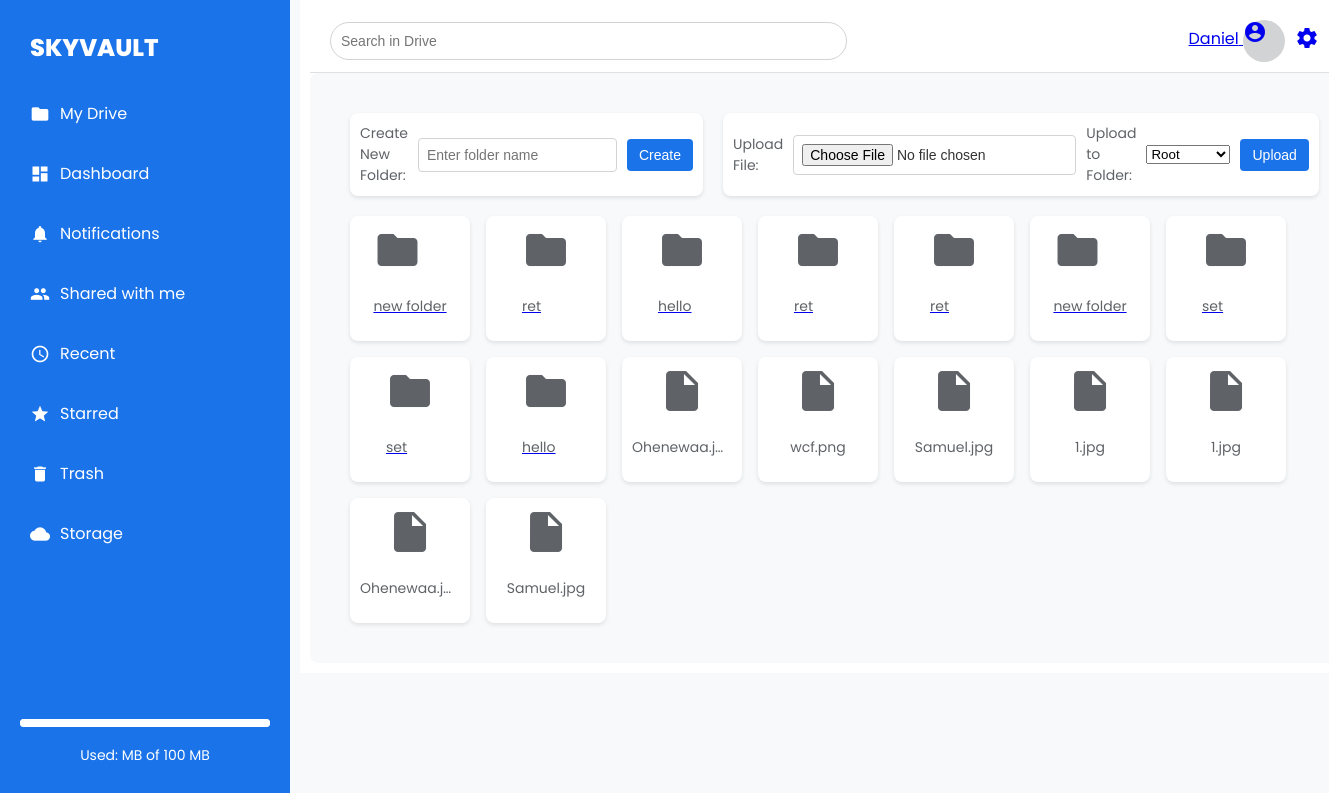
/vault/ (signed in), run on the app's committed database.
### vault/models.py (models this page shows, shortened)
class Folder(models.Model):
    user = models.ForeignKey(User, on_delete=models.CASCADE)
    name = models.CharField(max_length=255)
    parent_folder = models.ForeignKey('self', on_delete=models.CASCADE, blank=True, null=True, related_name='subfolders')
    created_at = models.DateTimeField(auto_now_add=True)

class File(models.Model):
    user = models.ForeignKey(User, on_delete=models.CASCADE)
    folder = models.ForeignKey(Folder, on_delete=models.CASCADE, blank=True, null=True, related_name='files')
    name = models.CharField(max_length=255)
    uploaded_file = models.FileField(upload_to='user_files/')
    size = models.PositiveIntegerField()  # Size in bytes
    trashed = models.BooleanField(default=False)
    shared_with = models.ManyToManyField(User, related_name='shared_files', blank=True)
    created_at = models.DateTimeField(auto_now_add=True)
    starred = models.BooleanField(default=False)

### vault/views.py (the view, shortened to what this page needs)
# urls.py: path("", views.vault_home, name="vault_home"),
@login_required
def vault_home(request):
    folders = Folder.objects.filter(user=request.user)
    files = File.objects.filter(user=request.user, trashed=False)
    folder_form = FolderForm()
    file_form = FileUploadForm()
    return render(request, 'vault/vault.html', {
        'folders': folders,
        'files': files,
        'folder_form': folder_form,
        'file_form': file_form,
    })

### vault/forms.py
class FolderForm(forms.ModelForm):
    class Meta:
        model = Folder
        fields = ['name']

class FileUploadForm(forms.ModelForm):
    class Meta:
        model = File
        fields = ['uploaded_file']

### vault/templatetags/custom_filters.py (called while the page is built)
@register.filter
def endswith(value, arg):
    return value.lower().endswith(arg.split(','))

### templates/vault/vault.html (shortened to what this page needs)
{% extends 'base.html' %}
{% load static %}
{% load custom_filters %}
{% block content %}
<div class="drive-container">
    <div class="drive-header">
        <form method="post" action="{% url 'create_folder' %}" enctype="multipart/form-data">
            <label for="folder_name">Create New Folder:</label>
            <input type="text" name="folder_name" id="folder_name" placeholder="Enter folder name" required>
            <button type="submit">Create</button>
        </form>
        <form method="post" action="{% url 'upload_file' %}" enctype="multipart/form-data">
            <label for="uploaded-file">Upload File:</label>
            <input type="file" name="uploaded_file" id="uploaded-file" required>
            <label for="folder">Upload to Folder:</label>
            <select name="folder_id" id="folder">
                <option value="">Root</option>
            </select>
            <button type="submit">Upload</button>
        </form>
    </div>
    {% include "vault/_file_grid.html" with folders=folders files=files %}
</div>
{% endblock %}

### templates/base.html (shortened to what this page needs)
{% load static %}
<!DOCTYPE html>
<html lang="en">
<head>
    <link rel="stylesheet" href="{% static 'base.css' %}?=v2">
</head>
<body>
    <div class="sidebar" id="sidebar">
        <div class="logo">
            <span class="logo-text">SKYVAULT</span>
        </div>
        <ul>
            <li><a href="{% url 'vault_home' %}"><span class="material-icons">folder</span> My Drive</a></li>
            <li><a href="{% url 'dashboard' %}"><span class="material-icons">dashboard</span> Dashboard</a></li>
            <li><a href="{% url 'notification_list' %}"><span class="material-icons">notifications</span> Notifications</a></li>
            <li><a href="{% url 'shared_view' %}"><span class="material-icons">people</span> Shared with me</a></li>
            <li><a href="{% url 'recent_files' %}"><span class="material-icons">access_time</span> Recent</a></li>
            <li><a href="{% url 'starred_files' %}"><span class="material-icons">star</span> Starred</a></li>
            <li><a href="{% url 'trash_view' %}"><span class="material-icons">delete</span> Trash</a></li>
            <li><a href="{% url 'storage_info' %}"><span class="material-icons">cloud</span> Storage</a></li>
        </ul>
        <div class="storage-info">
            <progress value="{{ user_profile.used_space }}" max="100"></progress>
            <p>Used: {{ user_profile.used_space }} MB of 100 MB</p>
        </div>
    </div>
    <div class="main-content">
        <div class="top-bar">
            <input type="text" placeholder="Search in Drive" class="search-input">
            <div class="profile">
              <a href="{% url 'profile_view' %}">
                  <span>{{ user.username }}</span>
                  {% if user_profile.profile_picture %}
                      <img src="{{ user_profile.profile_picture.url }}" alt="Profile Picture" class="avatar">
                  {% else %}
                      <span class="material-icons avatar">account_circle</span>
                  {% endif %}
              </a>
              <a href="{% url 'update_profile_view' %}">
                  <span class="material-icons">settings</span>
              </a>
          </div>
        </div>
        <div class="content">
            {% block content %}{% endblock %}
        </div>
    </div>
</body>
</html>

### templates/vault/_file_grid.html
{% load custom_filters %}
<div class="file-grid">
  {% for folder in folders %}
  <div class="file-item">
      <a href="{% url 'view_folder' folder.id %}">
          <span class="material-icons">folder</span>
          <p>{{ folder.name }}</p>
      </a>
  </div>
  {% endfor %}
  {% for file in files %}
  <div class="file-item">
      {% if file.uploaded_file.name|lower|endswith:".jpg" or file.uploaded_file.name|lower|endswith:".png" %}
          <img src="{{ file.uploaded_file.url }}" alt="{{ file.name }}" class="file-icon">
      {% else %}
          <span class="material-icons">insert_drive_file</span>
      {% endif %}
      <p>{{ file.name }}</p>
  </div>
  {% endfor %}
</div>

### static/base.css (style rules this page uses)
body { font-family: 'Poppins', sans-serif; color: #333; margin: 0; display: flex; background-color: #F8F9FA; }
.sidebar { width: 250px; background-color: #1a73e8; color: #ffffff; padding: 20px; display: flex; flex-direction: column; position: fixed; top: 0; bottom: 0; transition: width 0.3s; }
.logo { display: flex; align-items: center; justify-content: left; margin: 10px; }
.logo-text { font-size: 24px; font-weight: 800; color: #ffffff; transition: font-size 0.4s; }
.sidebar ul { list-style: none; padding: 0; }
.sidebar ul li { margin-bottom: 15px; }
.sidebar ul li a { color: #ffffff; text-decoration: none; display: flex; align-items: center; font-size: 16px; padding: 10px; border-radius: 8px; transition: background-color 0.2s; }
.sidebar ul li a .material-icons { margin-right: 10px; font-size: 20px; }
.sidebar .storage-info { margin-top: auto; text-align: center; color: #ffffff; }
.sidebar .storage-info p { font-size: 14px; }
.sidebar .storage-info progress { width: 100%; height: 8px; -webkit-appearance: none; appearance: none; background-color: #ffffff; border-radius: 4px; }
.main-content { margin-left: 300px; width: calc(100% - 300px); padding: 10px; transition: margin-left 0.3s, width 0.3s; background-color: #ffffff; }
.top-bar { display: flex; justify-content: space-between; align-items: center; padding: 10px 20px; background-color: #ffffff; border-bottom: 1px solid #e0e0e0; }
.profile { display: flex; align-items: center; gap: 10px; color: #5f6368; }
.profile .avatar { width: 42px; height: 42px; border-radius: 50%; background-color: #d1d3d4; }
.search-input { border: 1px solid #d1d3d4; border-radius: 20px; padding: 10px; width: 50%; font-size: 14px; }
.content { background-color: #f8f9fa; padding: 20px; border-radius: 8px; }
.drive-container { display: flex; flex-direction: column; padding: 20px; }
.drive-header { display: flex; gap: 20px; margin-bottom: 20px; }
.drive-header form { display: flex; align-items: center; gap: 10px; background-color: #ffffff; padding: 10px; border-radius: 8px; box-shadow: 0 2px 4px rgba(0, 0, 0, 0.1); }
.drive-header label { font-size: 14px; color: #5f6368; }
.drive-header input[type="text"], .drive-header input[type="file"] { padding: 8px; font-size: 14px; border: 1px solid #d1d3d4; border-radius: 4px; }
.drive-header button { padding: 8px 12px; background-color: #1a73e8; color: white; font-size: 14px; border: none; border-radius: 4px; cursor: pointer; }
.file-grid { display: grid; grid-template-columns: repeat(auto-fit, minmax(120px, 20px)); gap: 16px; }
.file-item { display: flex; flex-direction: column; align-items: center; background-color: #ffffff; padding: 10px; border-radius: 8px; box-shadow: 0 2px 4px rgba(0, 0, 0, 0.1); transition: background-color 0.3s; cursor: pointer; }
.file-item .material-icons, .file-item .file-icon { font-size: 48px; color: #5f6368; margin-bottom: 8px; }
.file-item p { font-size: 14px; color: #5f6368; white-space: nowrap; overflow: hidden; text-overflow: ellipsis; max-width: 100px; }

### data on the page
Folder: name "new folder"
Folder: name "ret"
Folder: name "hello"
Folder: name "ret"
Folder: name "ret"
Folder: name "new folder"
Folder: name "set"
Folder: name "set"
Folder: name "hello"
File: name "Ohenewaa.j…"
File: name "wcf.png"
File: name "Samuel.jpg"
File: name "1.jpg"
File: name "1.jpg"
File: name "Ohenewaa.j…"
File: name "Samuel.jpg"

### other printed values
{{ user.username }} "Daniel"
